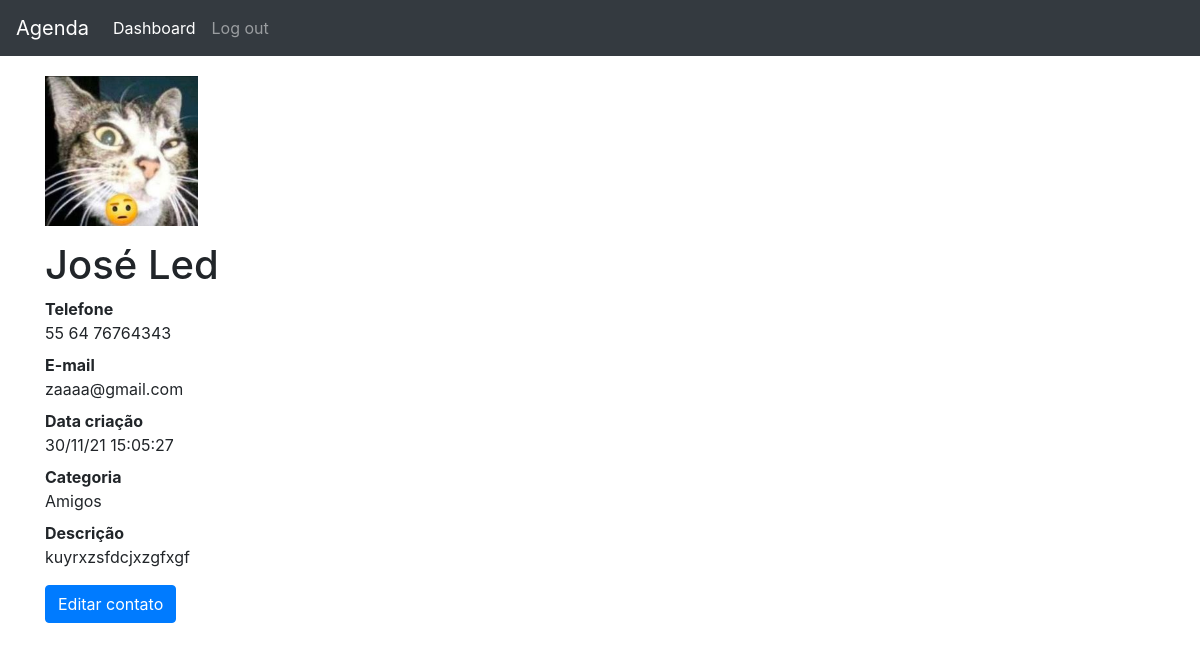
Screenshot of /3 (signed in) with the database file from the repository.
### contatos/models.py (models this page shows, shortened)
class Contato(models.Model):
    nome = models.CharField(max_length=255)
    sobrenome = models.CharField(max_length=255, blank=True)
    telefone = models.CharField(max_length=255)
    email = models.CharField(max_length=255, blank=True)
    data_criacao = models.DateTimeField(
        default=timezone.now)
    descricao = models.TextField(blank=True)
    created_by = models.ForeignKey(User, on_delete=models.CASCADE)
    categoria = models.ForeignKey(
        Categoria, on_delete=models.DO_NOTHING)
    mostrar = models.BooleanField(default=True)
    foto = models.ImageField(blank=True, upload_to='fotos/%y/%m/%d')

class Categoria(models.Model):
    nome = models.CharField(max_length=255)
    created_by = models.ForeignKey(User, on_delete=models.CASCADE)
    def __str__(self):
        return self.nome

### contatos/views.py (the view)
# urls.py: path('<int:contato_id>', views.details, name='detalhes'),
@login_required(redirect_field_name='login')
def details(request, contato_id):
    contato = get_object_or_404(
        Contato, id=contato_id, created_by=request.user)
    if not contato.mostrar:
        raise Http404
    return render(request, 'contatos/detalhes.html', {
        'contato': contato,
    })

### contatos/templates/contatos/detalhes.html (shortened to what this page needs)
{% extends 'base.html' %}
{% block 'page-content' %}
  {% if form %}
    <h1>{{contato.nome }} {{ contato.sobrenome }}</h1>
    <form method="post" enctype="multipart/form-data" action="{% url 'edit-contact' contato.id %}">
      <table class="table">
        {% csrf_token %}
        {{form}}
        <tr>
          <td>
            <button type="submit" method="POST" name="categoria" class="btn btn-primary">Editar</button>
          </td>
        </tr>
      </table>
    </form>
  {% else %}
    {% if contato.foto%}
    <img src="./media/{{contato.foto}}" style="height: 150px; margin-top: 20px" />
    {% endif %}
    <h1 class="mt-5" style="margin-top: 15px !important">
      {{ contato.nome }} {{ contato.sobrenome }}
    </h1>
    <dl>
      <dt>Telefone</dt>
      <dd>{{ contato.telefone }}</dd>
      <dt>E-mail</dt>
      <dd>{{ contato.email }}</dd>
      <dt>Data criação</dt>
      <dd>{{ contato.data_criacao|date:'d/m/y H:i:s' }}</dd>
      <dt>Categoria</dt>
      <dd>{{ contato.categoria }}</dd>
      <dt>Descrição</dt>
      <dd>{{ contato.descricao }}</dd>
    </dl>
    <a href="{% url 'edit-contact' contato.id %}" class="btn btn-primary">
      Editar contato
    </a>
  {% endif %}
{% endblock %}

### rows the page displays
Contato: foto (picture), nome "José", sobrenome "Led", telefone "55 64 76764343", email "zaaaa@gmail.com", data_criacao "30/11/21 15:05:27", categoria "Amigos", descricao "kuyrxzsfdcjxzgfxgf"
